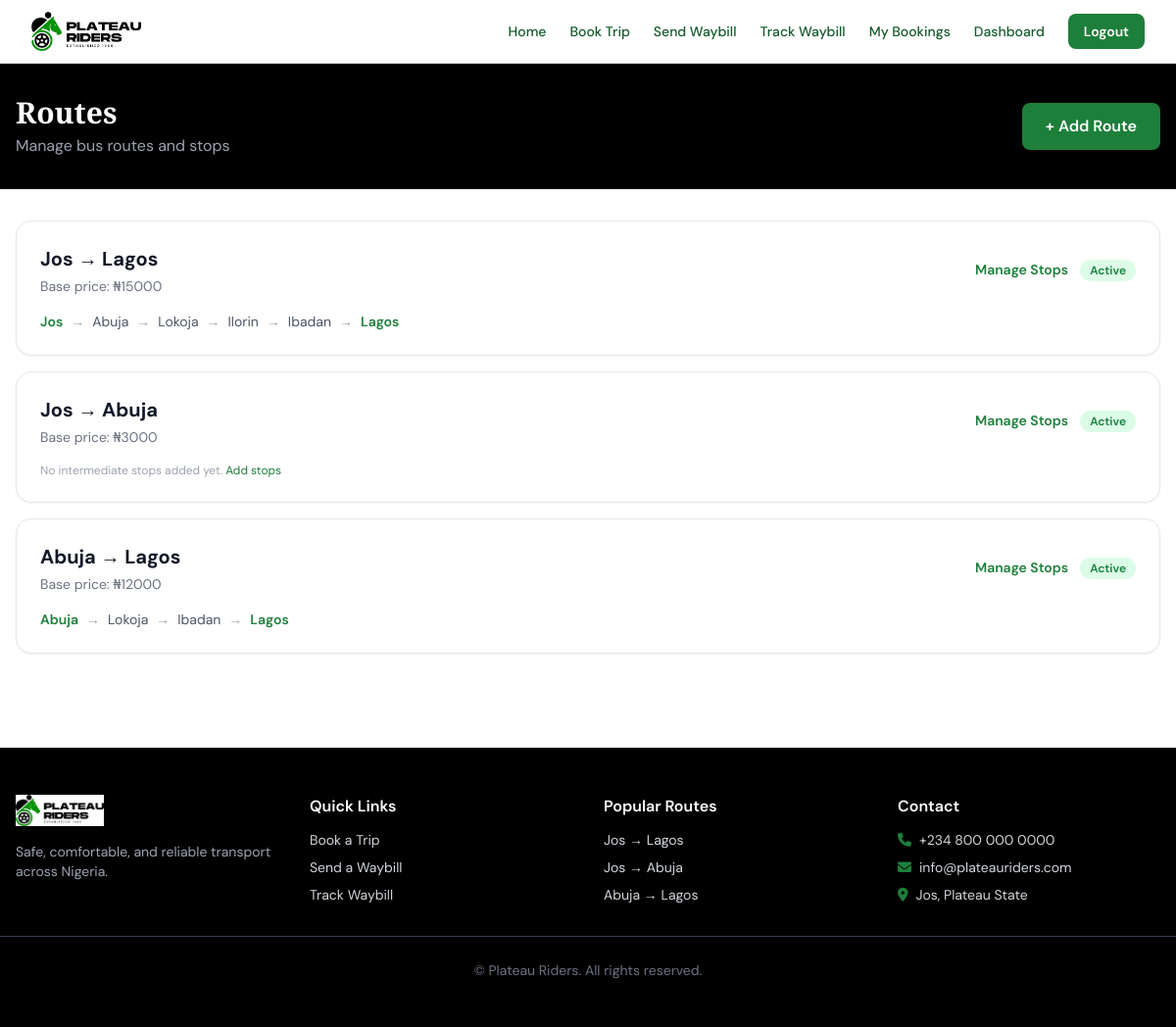
Screenshot of /routes/ (signed in) with the database file from the repository.
### apps/routes/models.py (models this page shows, shortened)
class Route(models.Model):
    origin = models.CharField(max_length=100)
    destination = models.CharField(max_length=100)
    base_price = models.DecimalField(max_digits=10, decimal_places=2, default=0)
    is_active = models.BooleanField(default=True)
    created_at = models.DateTimeField(auto_now_add=True)
    def get_stops_ordered(self):
        return self.stops.order_by('order')

class RouteStop(models.Model):
    route = models.ForeignKey(Route, on_delete=models.CASCADE, related_name='stops')
    location = models.CharField(max_length=100)
    order = models.PositiveIntegerField()
    price_from_origin = models.DecimalField(max_digits=10, decimal_places=2, default=0)
    class Meta:
        ordering = ['order']
        unique_together = ('route', 'order')

### apps/routes/views.py (the view)
# urls.py: path('', views.route_list, name='route_list'),
@login_required
def route_list(request):
    routes = Route.objects.prefetch_related('stops').all()
    return render(request, 'routes/route_list.html', {'routes': routes})

### apps/accounts/models.py (called while the page is built)
    @property
    def is_staff_member(self):
        return self.role in ['admin', 'staff']

### templates/routes/route_list.html (shortened to what this page needs)
{% extends 'base.html' %}
{% block content %}
<div class="bg-black text-white py-8">
    <div class="max-w-7xl mx-auto px-4 flex items-center justify-between">
        <div>
            <h1 class="font-display text-3xl font-bold">Routes</h1>
            <p class="text-gray-400 mt-1">Manage bus routes and stops</p>
        </div>
        <a href="/routes/create/" class="btn-primary">+ Add Route</a>
    </div>
</div>
<div class="max-w-7xl mx-auto px-4 py-8">
    <div class="space-y-4">
        {% for route in routes %}
        <div class="bg-white border border-gray-200 rounded-2xl p-6 shadow-sm">
            <div class="flex items-center justify-between mb-4">
                <div>
                    <h3 class="font-bold text-xl">{{ route.origin }} → {{ route.destination }}</h3>
                    <div class="text-sm text-gray-500 mt-1">Base price: ₦{{ route.base_price|floatformat:0 }}</div>
                </div>
                <div class="flex gap-3">
                    <a href="/routes/{{ route.id }}/stops/" class="text-pr-green text-sm font-semibold hover:underline">Manage Stops</a>
                    <span class="status-badge {% if route.is_active %}bg-green-100 text-green-700{% else %}bg-red-100 text-red-700{% endif %}">
                        {% if route.is_active %}Active{% else %}Inactive{% endif %}
                    </span>
                </div>
            </div>
            {% if route.stops.all %}
            <div class="flex items-center gap-2 flex-wrap text-sm text-gray-600">
                <span class="font-semibold text-pr-green">{{ route.origin }}</span>
                {% for stop in route.get_stops_ordered %}
                <span class="text-gray-400">→</span>
                <span>{{ stop.location }}</span>
                {% endfor %}
                <span class="text-gray-400">→</span>
                <span class="font-semibold text-pr-green">{{ route.destination }}</span>
            </div>
            {% else %}
            <p class="text-xs text-gray-400">No intermediate stops added yet. <a href="/routes/{{ route.id }}/stops/" class="text-pr-green hover:underline">Add stops</a></p>
            {% endif %}
        </div>
        {% empty %}
        <div class="text-center py-20 text-gray-400">
            <p class="text-5xl mb-4 text-pr-green"><i class="fa-solid fa-map text-[2.5rem]"></i></p>
            <p>No routes created yet. <a href="/routes/create/" class="text-pr-green hover:underline">Add your first route</a></p>
        </div>
        {% endfor %}
    </div>
</div>
{% endblock %}

### templates/base.html (style rules this page uses)
body { font-family: 'DM Sans', system-ui, sans-serif; }
.font-display { font-family: 'Playfair Display', Georgia, serif; }
.btn-primary { background-color: #1E7F3B; color: white; padding: 0.75rem 1.5rem; border-radius: 0.5rem; font-weight: 600; transition: background-color 0.2s; display: inline-block; cursor: pointer; border: none; }
.status-badge { padding: 2px 10px; border-radius: 999px; font-size: 0.75rem; font-weight: 600; }

### rows the page displays
Route: origin "Jos", destination "Lagos", base_price "15000", is_active "Active"
RouteStop: location "Abuja"
RouteStop: location "Lokoja"
RouteStop: location "Ilorin"
RouteStop: location "Ibadan"
Route: origin "Jos", destination "Abuja", base_price "3000", is_active "Active"
Route: origin "Abuja", destination "Lagos", base_price "12000", is_active "Active"
RouteStop: location "Lokoja"
RouteStop: location "Ibadan"
